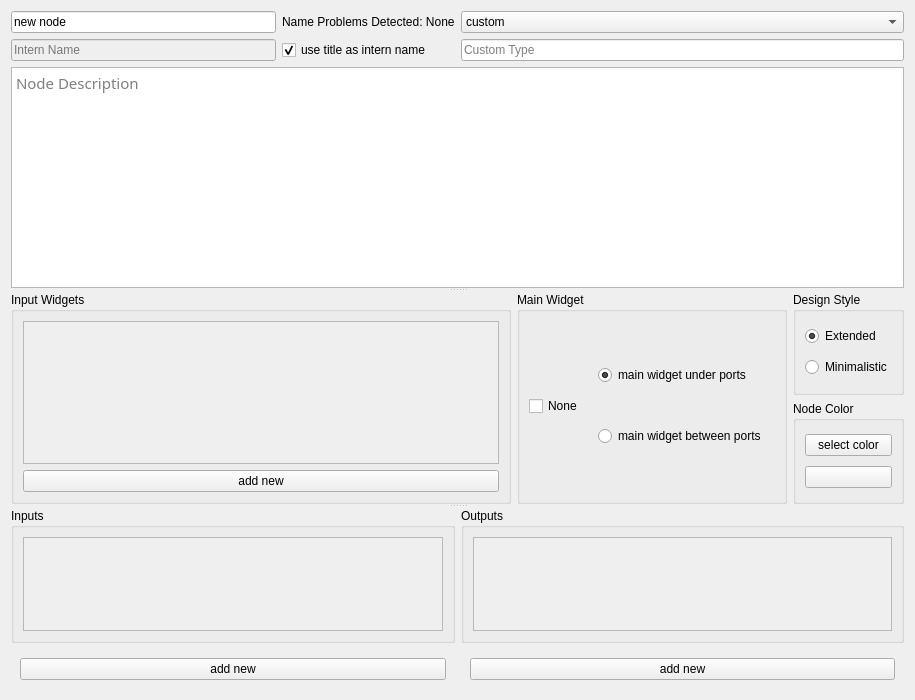
<?xml version="1.0" encoding="UTF-8"?>
<ui version="4.0">
 <class>Form</class>
 <widget class="QWidget" name="Form">
  <property name="geometry">
   <rect>
    <x>0</x>
    <y>0</y>
    <width>915</width>
    <height>700</height>
   </rect>
  </property>
  <property name="sizePolicy">
   <sizepolicy hsizetype="Preferred" vsizetype="Expanding">
    <horstretch>0</horstretch>
    <verstretch>0</verstretch>
   </sizepolicy>
  </property>
  <property name="windowTitle">
   <string>Form</string>
  </property>
  <layout class="QVBoxLayout" name="verticalLayout_9">
   <item>
    <layout class="QHBoxLayout" name="horizontalLayout">
     <item>
      <layout class="QGridLayout" name="gridLayout_5">
       <item row="0" column="0">
        <widget class="QLineEdit" name="title_lineEdit">
         <property name="text">
          <string>new node</string>
         </property>
         <property name="placeholderText">
          <string>Title</string>
         </property>
        </widget>
       </item>
       <item row="0" column="1">
        <widget class="QLabel" name="name_problems_detected_label">
         <property name="text">
          <string>Name Problems Detected: None</string>
         </property>
        </widget>
       </item>
       <item row="1" column="0">
        <widget class="QLineEdit" name="intern_name_lineEdit">
         <property name="enabled">
          <bool>false</bool>
         </property>
         <property name="placeholderText">
          <string>Intern Name</string>
         </property>
        </widget>
       </item>
       <item row="1" column="1">
        <widget class="QCheckBox" name="use_title_as_intern_name_checkBox">
         <property name="text">
          <string>use title as intern name</string>
         </property>
         <property name="checked">
          <bool>true</bool>
         </property>
        </widget>
       </item>
      </layout>
     </item>
     <item>
      <layout class="QVBoxLayout" name="verticalLayout">
       <item>
        <widget class="QComboBox" name="type_comboBox">
         <property name="currentText">
          <string>custom</string>
         </property>
         <item>
          <property name="text">
           <string>custom</string>
          </property>
         </item>
         <item>
          <property name="text">
           <string>control structure</string>
          </property>
         </item>
        </widget>
       </item>
       <item>
        <widget class="QLineEdit" name="custom_type_lineEdit">
         <property name="enabled">
          <bool>true</bool>
         </property>
         <property name="placeholderText">
          <string>Custom Type</string>
         </property>
        </widget>
       </item>
      </layout>
     </item>
    </layout>
   </item>
   <item>
    <widget class="QSplitter" name="splitter">
     <property name="orientation">
      <enum>Qt::Vertical</enum>
     </property>
     <widget class="QTextEdit" name="description_textEdit">
      <property name="font">
       <font>
        <family>MS Reference Sans Serif</family>
        <pointsize>11</pointsize>
       </font>
      </property>
      <property name="placeholderText">
       <string>Node Description</string>
      </property>
     </widget>
     <widget class="QWidget" name="">
      <layout class="QHBoxLayout" name="horizontalLayout_5">
       <item>
        <widget class="QGroupBox" name="input_widgets_groupBox">
         <property name="title">
          <string>Input Widgets</string>
         </property>
         <layout class="QGridLayout" name="gridLayout_4">
          <item row="0" column="0">
           <widget class="QScrollArea" name="input_widgets_scrollArea">
            <property name="widgetResizable">
             <bool>true</bool>
            </property>
            <widget class="QWidget" name="scrollAreaWidgetContents_3">
             <property name="geometry">
              <rect>
               <x>0</x>
               <y>0</y>
               <width>496</width>
               <height>140</height>
              </rect>
             </property>
             <layout class="QVBoxLayout" name="verticalLayout_11"/>
            </widget>
           </widget>
          </item>
          <item row="1" column="0">
           <widget class="QPushButton" name="add_new_input_widget_pushButton">
            <property name="text">
             <string>add new</string>
            </property>
           </widget>
          </item>
         </layout>
        </widget>
       </item>
       <item>
        <layout class="QHBoxLayout" name="horizontalLayout_3">
         <item>
          <widget class="QGroupBox" name="groupBox">
           <property name="title">
            <string>Main Widget</string>
           </property>
           <layout class="QHBoxLayout" name="horizontalLayout_4">
            <item>
             <widget class="QCheckBox" name="main_widget_checkBox">
              <property name="text">
               <string>None</string>
              </property>
              <property name="checked">
               <bool>false</bool>
              </property>
             </widget>
            </item>
            <item>
             <widget class="QWidget" name="main_widget_position_widget" native="true">
              <property name="enabled">
               <bool>true</bool>
              </property>
              <layout class="QVBoxLayout" name="verticalLayout_12">
               <item>
                <widget class="QRadioButton" name="main_widget_under_ports_radioButton">
                 <property name="text">
                  <string>main widget under ports</string>
                 </property>
                 <property name="checked">
                  <bool>true</bool>
                 </property>
                </widget>
               </item>
               <item>
                <widget class="QRadioButton" name="main_widget_between_ports_radioButton">
                 <property name="text">
                  <string>main widget between ports</string>
                 </property>
                </widget>
               </item>
              </layout>
             </widget>
            </item>
           </layout>
          </widget>
         </item>
         <item>
          <layout class="QVBoxLayout" name="verticalLayout_10">
           <item>
            <widget class="QGroupBox" name="design_style_groupBox">
             <property name="title">
              <string>Design Style</string>
             </property>
             <layout class="QVBoxLayout" name="verticalLayout_2">
              <item>
               <widget class="QRadioButton" name="design_style_extended_radioButton">
                <property name="text">
                 <string>Extended</string>
                </property>
                <property name="checked">
                 <bool>true</bool>
                </property>
               </widget>
              </item>
              <item>
               <widget class="QRadioButton" name="design_style_minimalistic_radioButton">
                <property name="text">
                 <string>Minimalistic</string>
                </property>
               </widget>
              </item>
             </layout>
            </widget>
           </item>
           <item>
            <widget class="QGroupBox" name="node_color_groupBox">
             <property name="title">
              <string>Node Color</string>
             </property>
             <layout class="QVBoxLayout" name="verticalLayout_13">
              <item>
               <widget class="QPushButton" name="select_color_pushButton">
                <property name="text">
                 <string>select color</string>
                </property>
               </widget>
              </item>
              <item>
               <widget class="QPushButton" name="color_sample_pushButton">
                <property name="text">
                 <string/>
                </property>
               </widget>
              </item>
             </layout>
            </widget>
           </item>
          </layout>
         </item>
        </layout>
       </item>
      </layout>
     </widget>
     <widget class="QWidget" name="layoutWidget">
      <layout class="QHBoxLayout" name="horizontalLayout_2">
       <item>
        <layout class="QVBoxLayout" name="verticalLayout_5">
         <item>
          <widget class="QGroupBox" name="inputs_groupBox">
           <property name="title">
            <string>Inputs</string>
           </property>
           <layout class="QGridLayout" name="gridLayout_2">
            <item row="0" column="0">
             <widget class="QScrollArea" name="inputs_scrollArea">
              <property name="widgetResizable">
               <bool>true</bool>
              </property>
              <widget class="QWidget" name="scrollAreaWidgetContents">
               <property name="geometry">
                <rect>
                 <x>0</x>
                 <y>0</y>
                 <width>417</width>
                 <height>91</height>
                </rect>
               </property>
               <property name="sizePolicy">
                <sizepolicy hsizetype="Preferred" vsizetype="Expanding">
                 <horstretch>0</horstretch>
                 <verstretch>0</verstretch>
                </sizepolicy>
               </property>
               <layout class="QVBoxLayout" name="verticalLayout_3"/>
              </widget>
             </widget>
            </item>
           </layout>
          </widget>
         </item>
         <item>
          <widget class="QWidget" name="inputs_actions_widget" native="true">
           <layout class="QVBoxLayout" name="verticalLayout_7">
            <item>
             <widget class="QPushButton" name="add_new_input_pushButton">
              <property name="text">
               <string>add new</string>
              </property>
             </widget>
            </item>
           </layout>
          </widget>
         </item>
        </layout>
       </item>
       <item>
        <layout class="QVBoxLayout" name="verticalLayout_6">
         <item>
          <widget class="QGroupBox" name="outputs_groupBox">
           <property name="title">
            <string>Outputs</string>
           </property>
           <layout class="QGridLayout" name="gridLayout_3">
            <item row="0" column="0">
             <widget class="QScrollArea" name="outputs_scrollArea">
              <property name="widgetResizable">
               <bool>true</bool>
              </property>
              <widget class="QWidget" name="scrollAreaWidgetContents_2">
               <property name="geometry">
                <rect>
                 <x>0</x>
                 <y>0</y>
                 <width>416</width>
                 <height>91</height>
                </rect>
               </property>
               <layout class="QVBoxLayout" name="verticalLayout_4"/>
              </widget>
             </widget>
            </item>
           </layout>
          </widget>
         </item>
         <item>
          <widget class="QWidget" name="outputs_actions_widget" native="true">
           <layout class="QVBoxLayout" name="verticalLayout_8">
            <item>
             <widget class="QPushButton" name="add_new_output_pushButton">
              <property name="text">
               <string>add new</string>
              </property>
             </widget>
            </item>
           </layout>
          </widget>
         </item>
        </layout>
       </item>
      </layout>
     </widget>
    </widget>
   </item>
  </layout>
 </widget>
 <resources/>
 <connections/>
</ui>
